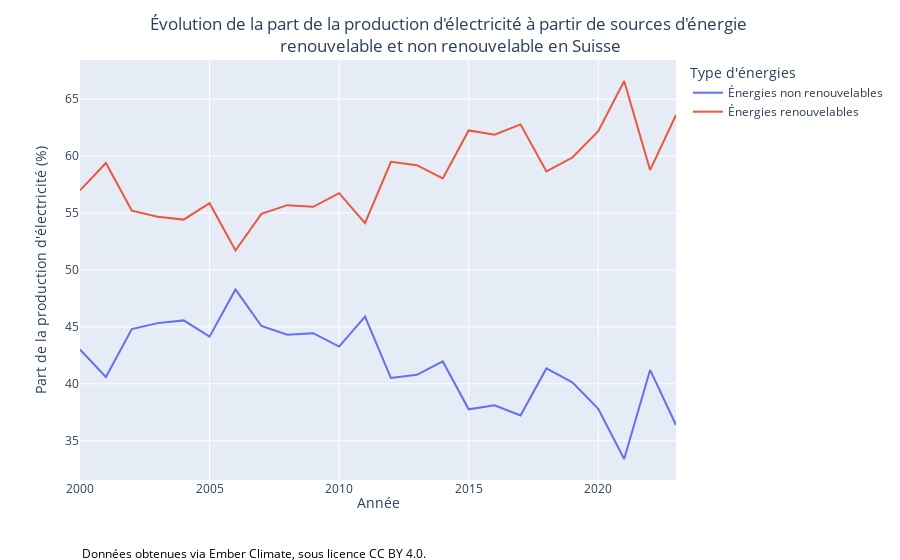

Notebook code cell kept with this figure:
### Code cell
fig.show()

### Figure 1 — Plotly figure (JSON) as saved in the notebook; plotly's stock layout.template omitted (floating-point values rounded to 4 significant figures)
{"data": [{"hovertemplate": "Type d'énergies=Énergies non renouvelables<br>Année=%{x}<br>Part de la production d'électricité (%)=%{y}<extra></extra>", "legendgroup": "Énergies non renouvelables", "line": {"color": "#636efa", "dash": "solid"}, "marker": {"symbol": "circle"}, "mode": "lines", "name": "Énergies non renouvelables", "orientation": "v", "showlegend": true, "type": "scatter", "x": [2000, 2001, 2002, 2003, 2004, 2005, 2006, 2007, 2008, 2009, 2010, 2011, 2012, 2013, 2014, 2015, 2016, 2017, 2018, 2019, 2020, 2021, 2022, 2023], "xaxis": "x", "y": [43.01, 40.6, 44.81, 45.33, 45.57, 44.14, 48.29, 45.08, 44.32, 44.45, 43.27, 45.9, 40.51, 40.79, 41.97, 37.76, 38.12, 37.22, 41.35, 40.13, 37.81, 33.4, 41.22, 36.39], "yaxis": "y"}, {"hovertemplate": "Type d'énergies=Énergies renouvelables<br>Année=%{x}<br>Part de la production d'électricité (%)=%{y}<extra></extra>", "legendgroup": "Énergies renouvelables", "line": {"color": "#EF553B", "dash": "solid"}, "marker": {"symbol": "circle"}, "mode": "lines", "name": "Énergies renouvelables", "orientation": "v", "showlegend": true, "type": "scatter", "x": [2000, 2001, 2002, 2003, 2004, 2005, 2006, 2007, 2008, 2009, 2010, 2011, 2012, 2013, 2014, 2015, 2016, 2017, 2018, 2019, 2020, 2021, 2022, 2023], "xaxis": "x", "y": [56.99, 59.39, 55.2, 54.67, 54.42, 55.86, 51.71, 54.92, 55.69, 55.54, 56.74, 54.1, 59.49, 59.2, 58.03, 62.25, 61.88, 62.78, 58.65, 59.87, 62.19, 66.59, 58.77, 63.6], "yaxis": "y"}], "layout": {"annotations": [{"align": "center", "font": {"color": "Black", "size": 12}, "showarrow": false, "text": "Données obtenues via Ember Climate, sous licence CC BY 4.0.", "x": 0, "xref": "paper", "y": -0.2, "yref": "paper"}], "coloraxis": {"colorbar": {"title": {"font": {"size": 14}, "text": ""}}}, "legend": {"title": {"text": "Type d'énergies"}, "tracegroupgap": 0}, "margin": {"t": 60}, "title": {"text": "Évolution de la part de la production d'électricité à partir de sources d'énergie <br>renouvelable et non renouvelable en Suisse", "x": 0.5, "xanchor": "center"}, "xaxis": {"anchor": "y", "domain": [0, 1], "title": {"standoff": 2, "text": "Année"}}, "yaxis": {"anchor": "x", "domain": [0, 1], "title": {"text": "Part de la production d'électricité (%)"}}}}
